Frame 1 (no input): blank canvas, image omitted
Frame 60 (the mouse pressed at the canvas centre just before this capture): blank canvas, image omitted
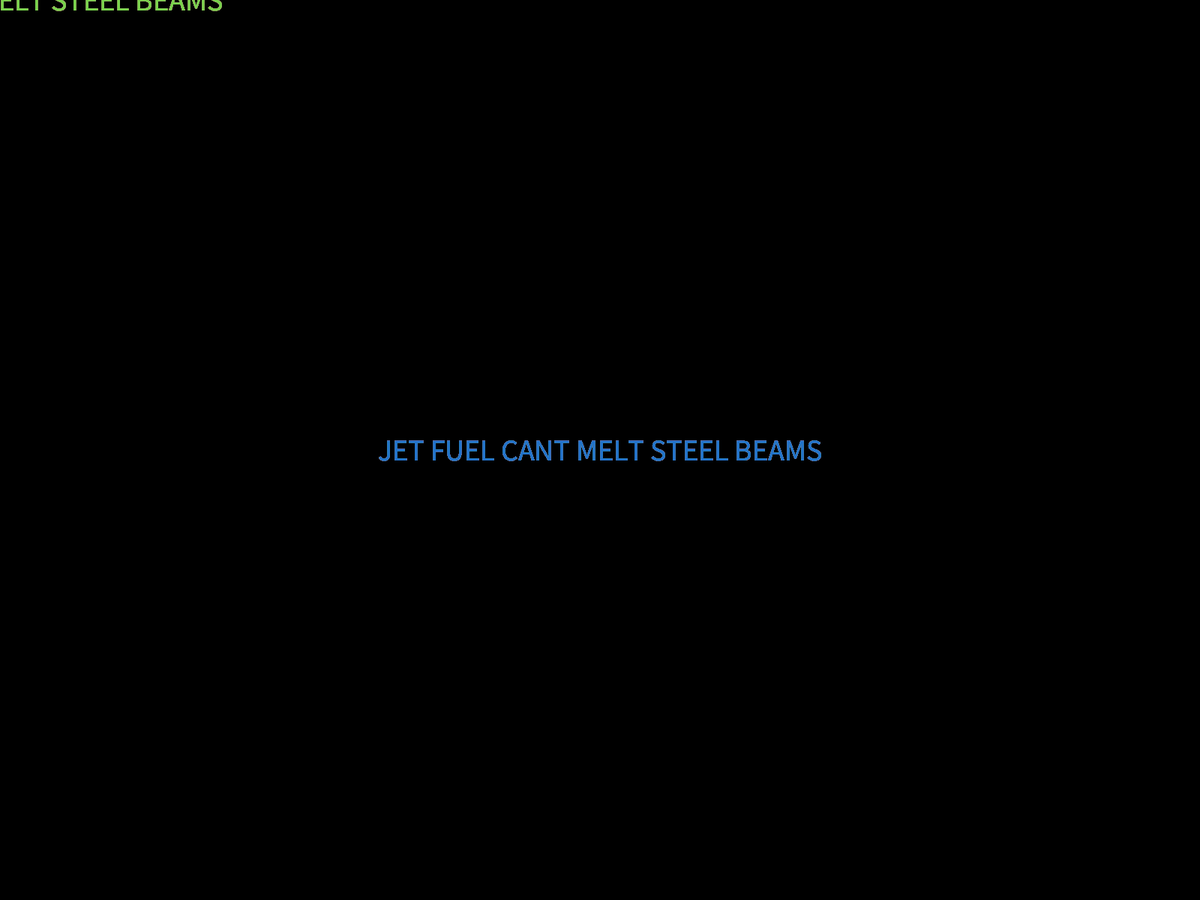
Frame 120 (the mouse held since frame 60 and released just before this capture)

The Processing sketch whose frames 1 and 60 were blank and that drew this single picture after the mouse press (run headless with seeded random() and noise(); from frame 60 on, the mouse is pressed at the canvas centre):

// Processing sketch: jetfuelcantmeltsteelbeams
// ── jetfuelcantmeltsteelbeams.pde
void setup(){
fullScreen();
background(0);
noStroke();
textAlign(CENTER,CENTER);
textSize(40);
}

void draw(){
float r = random(255);
float g = random(255);
float b = random(255);

fill(r,g,b);
int shapeChoice = int(random(3));

/* if (shapeChoice == 0) {
  rect(mouseX,mouseY,random(width),random(height));
}
else if (shapeChoice == 1){
  ellipse(mouseX,mouseY,random(width),random(height));
}
else {
  triangle(mouseX,mouseY,random(width),random(height),random(width),random(height));
}
*/
strokeWeight(5);
text("JET FUEL CANT MELT STEEL BEAMS",mouseX,mouseY);
}
